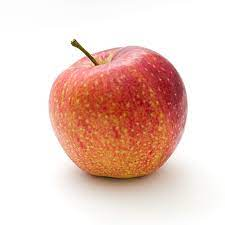
#> input picture gui/images/apple.jpeg, 225 x 225 px
$ python tcoloriser.py
#> lines starting #> are read from the running program, lines starting #| are printed output that depends on the picture
### gui/coloriserGUI.py
import sys
import numpy as np
import numpy.linalg as lag
import numexpr as ne
import matplotlib.pyplot as plt


class Coloriser:
    def __init__(
        self, grayImage, colorCoordinates, colorValues, parameters, verbose=False
    ):
        """grayImage should be of shape width x height x 3, colorCoordinates n x 2 ,
        colorValues n x 3"""
        self.width, self.height, d = grayImage.shape
        self.grayImage = grayImage[:, :, 0]
        self.grayCoordinates = (
            np.indices([self.width, self.height]).reshape(2, self.width * self.height).T
        )
        self.colorCoordinates = colorCoordinates
        self.colorValues = colorValues
        self.delta = parameters["delta"]
        self.sigma1 = parameters["sigma1"]
        self.sigma2 = parameters["sigma2"]
        self.p = parameters["p"]
        self.verbose = verbose

    def kernelColoriseColumnal(self):
        image = np.zeros((self.width, self.height, 3))
        KD = self.getKD(self.colorCoordinates)
        n = self.colorCoordinates.shape[0]
        if self.verbose:
            print(
                "Generating template image layer...\n(Note: This process may take several minutes for large (> 1000 * 1000) images."
            )
        layerITemplate = self.getLayerI(self.grayCoordinates, self.colorCoordinates)
        for i in range(3):
            self.a_s = lag.solve(
                KD + self.delta * np.eye(n), self.colorValues[:, i].astype(np.float64)
            )
            layer_i = layerITemplate @ self.a_s
            layer_i = layer_i.reshape(self.width, self.height)
            image[:, :, i] = layer_i
        return np.clip(image, 0, 255).astype(
            np.uint8
        )  # ensure range of output image is between 0, 255

    # [20 lines left out: function kernelColoriseColumnalLarge, not called in this run]

    def convNetColorise(self):
        pass

    def getColK(self, x, y, col):
        # TODO: einsum or numexpr?
        # distXYSquared = np.einsum(
        #     "ij,ij->i",
        #     colXY,
        #     colXY,
        #     optimize="optimal",
        # )

        # normalised
        # colXY = x[:] - y[col]
        colXY = (x[:] - y[col]) / np.array([self.width, self.height])
        distXYKernelised = ne.evaluate(
            "exp(-distSquared / (s1)**2)",
            local_dict={
                "distSquared": ne.evaluate("sum(colXY**2,1)"),
                "s1": self.sigma1,
            },
        )

        grayX = self.grayImage[x[:, 0], x[:, 1]].astype(np.float64)
        grayY = self.grayImage[y[:, 0], y[:, 1]].astype(np.float64)
        grayAbsDiff = np.abs((grayX[:] - grayY[col]))
        grayXYKernelised = ne.evaluate(
            "exp( -( (grayDiff ** power)/s2 )**2 )",
            local_dict={"grayDiff": grayAbsDiff, "power": self.p, "s2": self.sigma2},
        )
        return ne.evaluate("distXYKernelised * grayXYKernelised")

    def getKD(self, x):
        KD = np.zeros((x.shape[0], x.shape[0]))
        for col in range(0, x.shape[0]):
            KD[:, col] = self.getColK(x, x, col)[:]
        return KD

    # [5 lines left out: function getLayerI, not called in this run]

### gui/tcoloriser.py
from coloriserGUI import Coloriser
import numpy as np
import matplotlib.pyplot as plt

rawImage = plt.imread("./images/apple.jpeg")
#> rawImage is the input picture: shape (225, 225, 3); mean R, G, B 235.3, 205.5, 196
# rawImage = (256*rawImage).astype(np.float64)
grayImage = np.dot(rawImage[..., :3], [0.299, 0.587, 0.114]).astype(np.uint8)
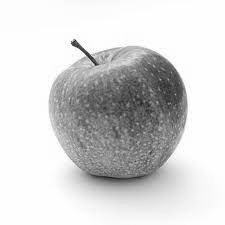
#> grayImage: shape (225, 225); min 28, max 254, mean 212.6
grayImage = np.dstack([grayImage] * 3)
#> grayImage: shape (225, 225, 3)
print(np.max(grayImage))
#| 254
xSize, ySize, d = grayImage.shape
#> xSize = 225; ySize = 225; d = 3
NRandomPixelsMax = 500

# get random indices to eventually color in
randomIndices = np.random.default_rng().choice(
    xSize * ySize, size=int(NRandomPixelsMax), replace=False
)
# define the coordinate pairs which we will color;
# returns an array formatted as [[x0,y0],[x1,y1]...]
randomCoordinates = np.array(
    [[index % xSize, index // xSize] for index in randomIndices]
)
someColorImage = grayImage.copy()
someColorImage[randomCoordinates[:, 0], randomCoordinates[:, 1]] = rawImage[
    randomCoordinates[:, 0], randomCoordinates[:, 1]
]
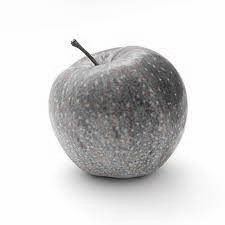
#> someColorImage: shape (225, 225, 3); mean of channels 0, 1, 2 212.8, 212.6, 212.5; drawn as R, G, B

# print(grayImage[randomCoordinates[:,0],randomCoordinates[:,1]])
# print(np.sum(np.all(grayImage==[255,0,0],axis=2)))
# fig,ax = plt.subplots(1,2)
# ax[0].imshow(grayImage)
# ax[0].axis('off')
# ax[1].imshow(someColorImage)
# ax[1].axis('off')
# plt.show()
##
colorCoordinates = randomCoordinates
colorValues = rawImage[randomCoordinates[:, 0], randomCoordinates[:, 1]]
#> colorValues = 500 rows, first 8: [255, 255, 255], [239, 153, 140], [239, 171, 182], [255, 255, 255], [255, 255, 255], [255, 255, 255], [255, 255, 255], [206, 100, 48]
normalKernel = lambda x: np.exp(-(x**2))
parameters = {
    "delta": 0.01,
    "sigma1": 150,
    "sigma2": 150,
    "p": 1,
    "kernel": normalKernel,
}
c = Coloriser(grayImage, colorCoordinates, colorValues, parameters)
#> in __init__, `self.colorValues = colorValues`: self.colorValues has the same summary as colorValues outside __init__
colorisedImage = c.kernelColoriseColumnal()
#> after the loop in getKD, `for col in range(0, x.shape[0]):`: KD: shape (500, 500) float64; every value is 0
#> (the run stopped early here; a loop or call above may not have finished)

$ run again, with gui/images/banana.jpeg copied over gui/images/apple.jpeg
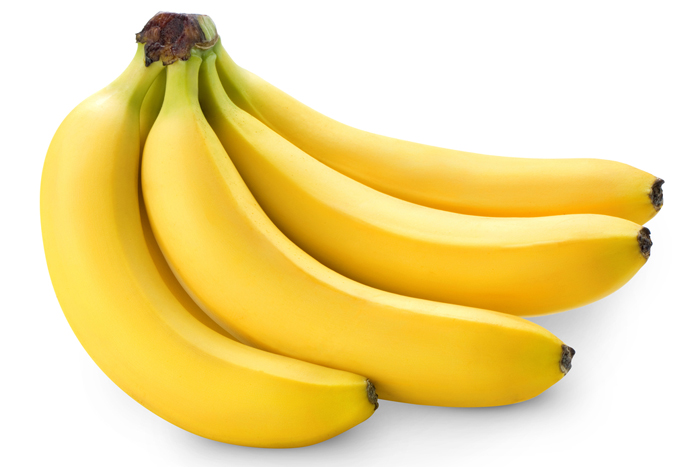
#> input picture gui/images/banana.jpeg, 700 x 467 px
#> rawImage is the input picture: shape (467, 700, 3); mean R, G, B 241.5, 220.4, 151.6
#> `grayImage = np.dot(rawImage[..., :3], [0.299, 0.587, 0.114]).astype(np..`:
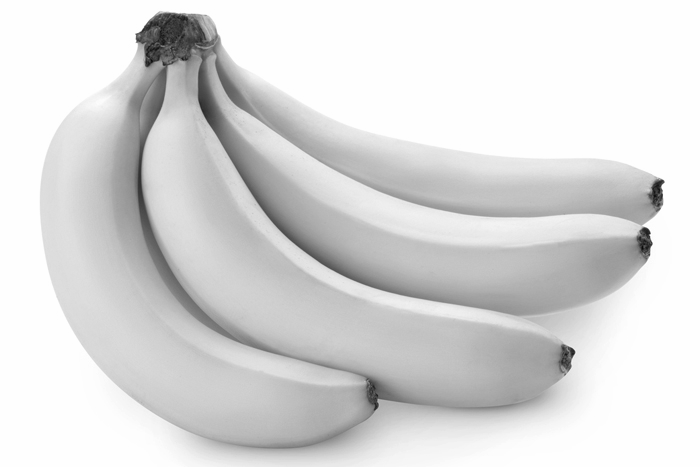
#> grayImage: shape (467, 700); min 9, max 254, mean 218.2
#| 254
#> `someColorImage[randomCoordinates[:, 0], randomCoordinates[:, 1]] = raw..`:
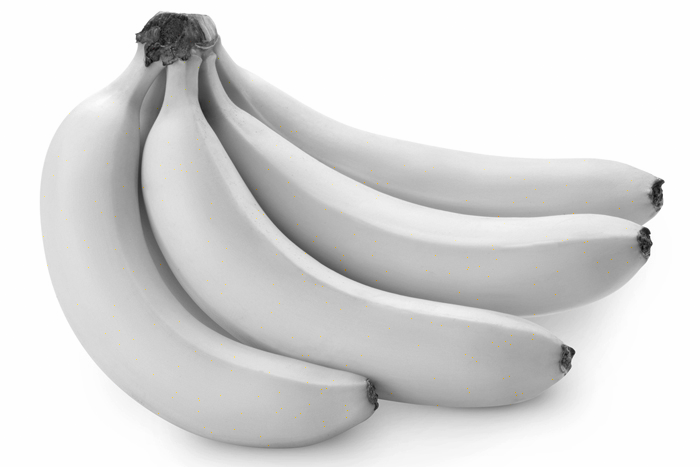
#> someColorImage: shape (467, 700, 3); mean of channels 0, 1, 2 218.2, 218.2, 218.1; drawn as R, G, B
#> colorValues = 500 rows, first 8: [255, 255, 255], [255, 255, 255], [255, 255, 255], [254, 204, 53], [211, 211, 211], [242, 242, 242], [254, 254, 254], [241, 241, 241]
#> self.colorValues has the same summary as colorValues outside __init__

$ run again, with gui/images/color_wheel.jpeg copied over gui/images/apple.jpeg
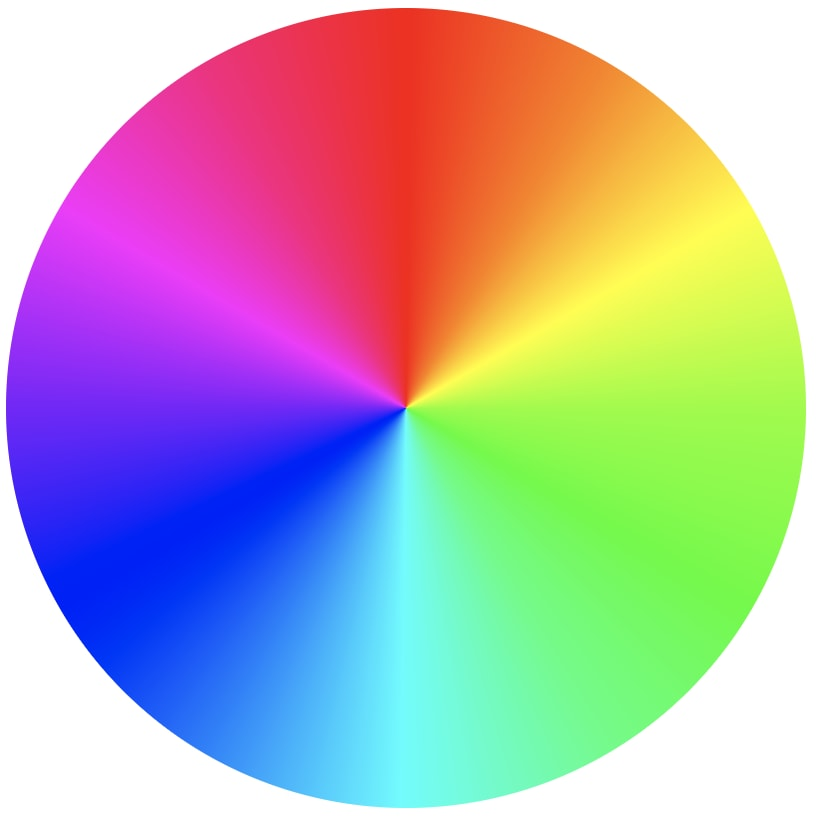
#> input picture gui/images/color_wheel.jpeg, 824 x 818 px
#> rawImage is the input picture: shape (818, 824, 3); mean R, G, B 180.5, 173.4, 178.3
#> `grayImage = np.dot(rawImage[..., :3], [0.299, 0.587, 0.114]).astype(np..`:
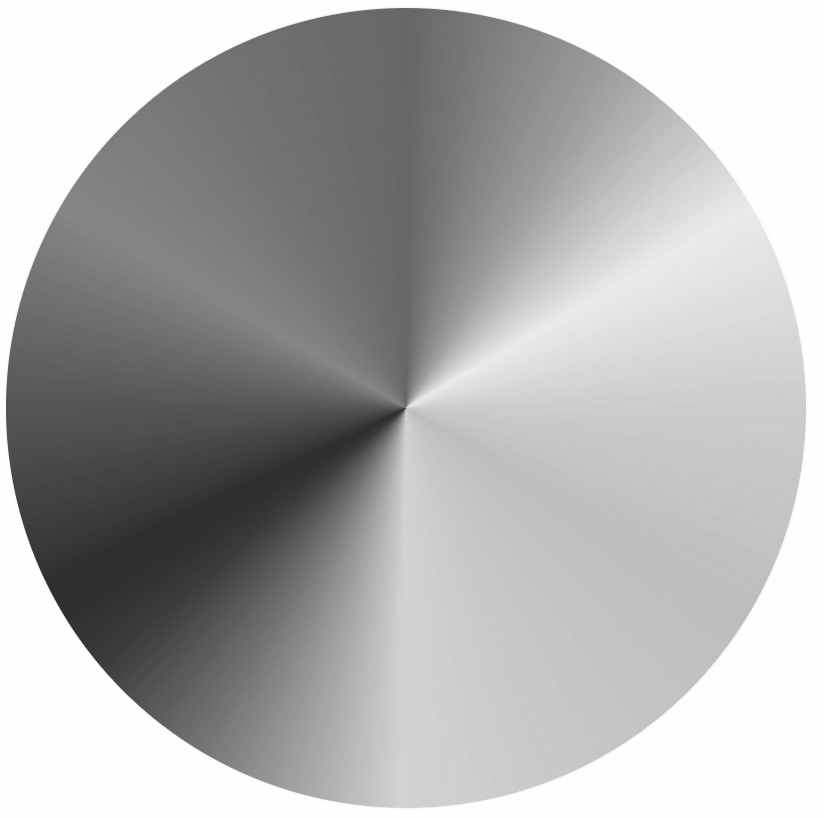
#> grayImage: shape (818, 824); min 30, max 254, mean 175.5
#| 254
#> `someColorImage[randomCoordinates[:, 0], randomCoordinates[:, 1]] = raw..`:
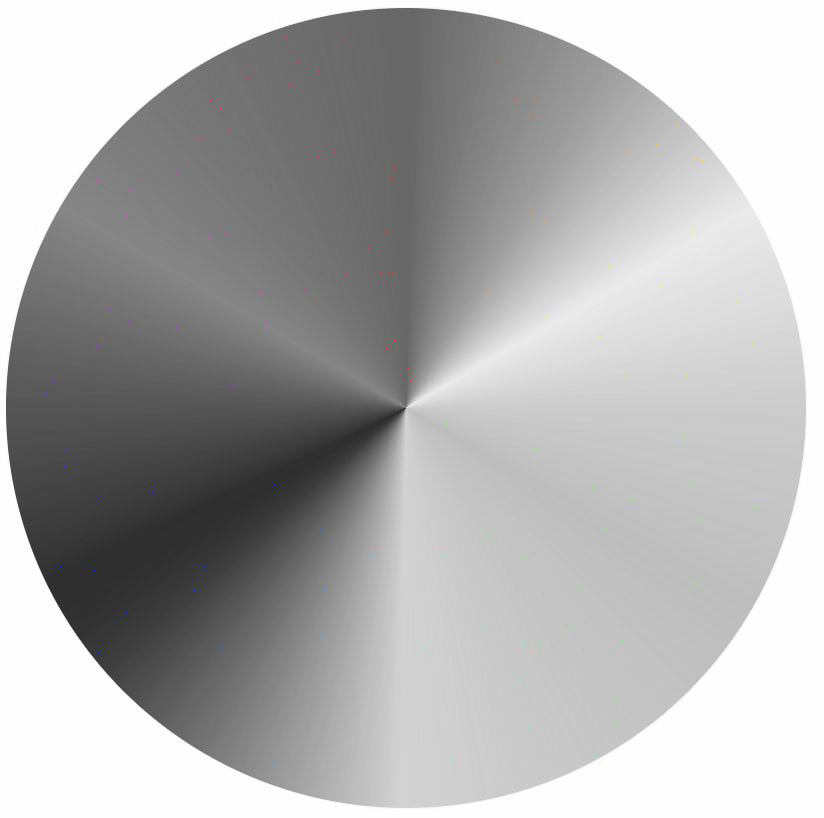
#> someColorImage: shape (818, 824, 3); mean of channels 0, 1, 2 175.5, 175.5, 175.5; drawn as R, G, B
#> colorValues = 500 rows, first 8: [255, 255, 255], [82, 191, 248], [22, 81, 247], [84, 39, 246], [118, 249, 91], [236, 50, 51], [255, 255, 255], [223, 252, 82]
#> self.colorValues has the same summary as colorValues outside __init__

$ run again, with gui/images/kiwi.jpeg copied over gui/images/apple.jpeg
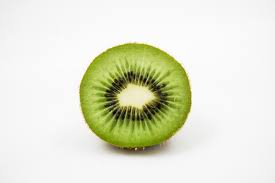
#> input picture gui/images/kiwi.jpeg, 275 x 183 px
#> rawImage is the input picture: shape (183, 275, 3); mean R, G, B 226.9, 229.4, 210.6
#> `grayImage = np.dot(rawImage[..., :3], [0.299, 0.587, 0.114]).astype(np..`:
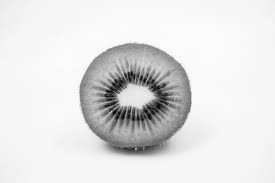
#> grayImage: shape (183, 275); min 2, max 254, mean 226.1
#| 254
#> `someColorImage[randomCoordinates[:, 0], randomCoordinates[:, 1]] = raw..`:
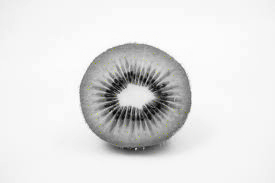
#> someColorImage: shape (183, 275, 3); mean of channels 0, 1, 2 226.1, 226.1, 225.9; drawn as R, G, B
#> colorValues = 500 rows, first 8: [249, 250, 193], [246, 246, 246], [250, 250, 250], [245, 245, 245], [235, 235, 235], [246, 246, 246], [252, 252, 252], [250, 250, 250]
#> self.colorValues has the same summary as colorValues outside __init__
